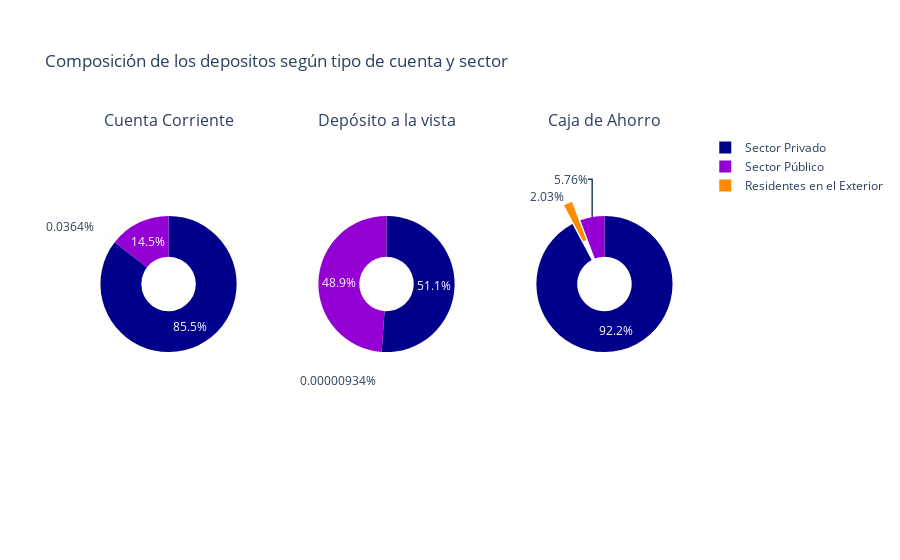

Notebook cell for this chart:
### Code cell
totals= {"CC_total":[np.sum(historial_depositos['CC del sector privado']),
                     np.sum(historial_depositos['CC del sector público']),
                     np.sum(historial_depositos['CC de residentes en el exterior'])],
         "DAV_total":[np.sum(historial_depositos['DAV del sector privado']), 
                      np.sum(historial_depositos['DAV del sector público']),
                     np.sum(historial_depositos['DAV de residentes del exterior'])],
         "CA_total":[np.sum(historial_depositos['CA del sector privado']),
                     np.sum(historial_depositos['CA del sector público']),
                     np.sum(historial_depositos['CA de residentes del exterior'])]
         }
    

colors= ['Darkblue', 'Darkviolet', 'Darkorange']

fig_pie_deposit= make_subplots(rows=1, cols=3,
                                specs=[[{'type': 'domain'}, {'type': 'domain'}, {'type': 'domain'}]],
                                subplot_titles=(
                                                'Cuenta Corriente',
                                                'Depósito a la vista',
                                                'Caja de Ahorro'
                                )
                )

for i, (name, values) in enumerate(totals.items()):
    fig_pie_deposit.add_trace(go.Pie(labels=['Sector Privado', 'Sector Público', 'Residentes en el Exterior'],
                                     values=values,
                                     name=name,
                                     textinfo='percent',
                                     marker=dict(colors=colors),
                                     hole=.4,
                                     pull=[0,0,0.3]), 
                              row=1, col=i+1)

fig_pie_deposit.update_layout(
                              title_text='Composición de los depositos según tipo de cuenta y sector',
                              showlegend=True
)


fig_pie_deposit.show()

### Figure 1 — Plotly figure (JSON) as saved in the notebook; plotly's stock layout.template omitted (floating-point values rounded to 4 significant figures)
{"data": [{"domain": {"x": [0, 0.2889], "y": [0, 1]}, "hole": 0.4, "labels": ["Sector Privado", "Sector Público", "Residentes en el Exterior"], "marker": {"colors": ["Darkblue", "Darkviolet", "Darkorange"]}, "name": "CC_total", "pull": [0, 0, 0.3], "textinfo": "percent", "type": "pie", "values": [1955000000000.0, 331400000000.0, 833285206]}, {"domain": {"x": [0.3556, 0.6444], "y": [0, 1]}, "hole": 0.4, "labels": ["Sector Privado", "Sector Público", "Residentes en el Exterior"], "marker": {"colors": ["Darkblue", "Darkviolet", "Darkorange"]}, "name": "DAV_total", "pull": [0, 0, 0.3], "textinfo": "percent", "type": "pie", "values": [1034727287, 989016933, 189]}, {"domain": {"x": [0.7111, 1], "y": [0, 1]}, "hole": 0.4, "labels": ["Sector Privado", "Sector Público", "Residentes en el Exterior"], "marker": {"colors": ["Darkblue", "Darkviolet", "Darkorange"]}, "name": "CA_total", "pull": [0, 0, 0.3], "textinfo": "percent", "type": "pie", "values": [476562788129, 29781415059, 10468190565]}], "layout": {"annotations": [{"font": {"size": 16}, "showarrow": false, "text": "Cuenta Corriente", "x": 0.1444, "xanchor": "center", "xref": "paper", "y": 1, "yanchor": "bottom", "yref": "paper"}, {"font": {"size": 16}, "showarrow": false, "text": "Depósito a la vista", "x": 0.5, "xanchor": "center", "xref": "paper", "y": 1, "yanchor": "bottom", "yref": "paper"}, {"font": {"size": 16}, "showarrow": false, "text": "Caja de Ahorro", "x": 0.8556, "xanchor": "center", "xref": "paper", "y": 1, "yanchor": "bottom", "yref": "paper"}], "showlegend": true, "title": {"text": "Composición de los depositos según tipo de cuenta y sector"}}}
